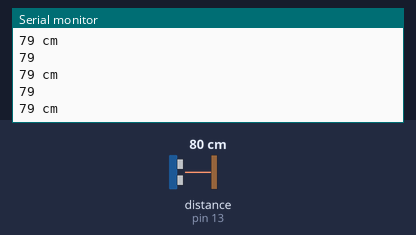
A sketch run on a simulated Arduino Uno, built with avr-gcc and run on an emulated ATmega328P. Shown: the last lines printed to the serial monitor. Wiring (inferred from the names in the program): ultrasonic range finder: trigger pin 12; echo pin 13. The test bench sets the inputs (shaded band); at power-on: distance to the obstacle (sensor on pin 13) 80 cm. The echo pulse lasts 58.3 µs per cm.

Above: at 1.3 s.
1.4 s: distance to the obstacle (sensor on pin 13) set to 2 cm
At 1.82 s:
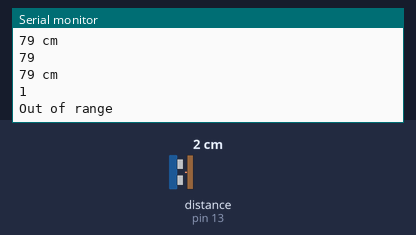
3.5 s: distance to the obstacle (sensor on pin 13) set to 4 cm
At 3.83 s:
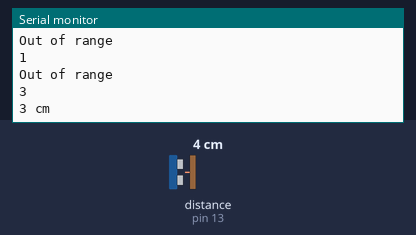
5.0 s: distance to the obstacle (sensor on pin 13) set to 120 cm
At 5.4 s:
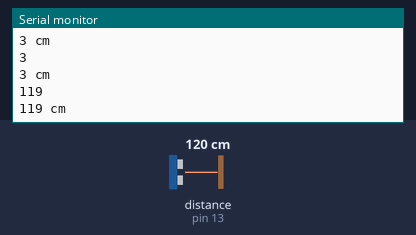
8.0 s: distance to the obstacle (sensor on pin 13) set to 2 cm
At 8.38 s:
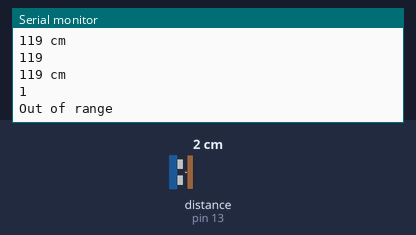
Timing chart, 0 to 11.0 s (numbered marks = the images above; inputs shaded):
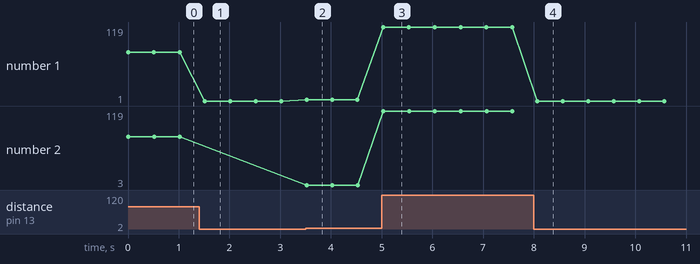

The sketch:

UltrasonicSensor.ino
```cpp
void setup() {
  Serial.begin (9600);
  initUltrasonic();

}

void loop() {

  looper();
  delay(500);
}
```

Everything.ino
```cpp
/*
HC-SR04 Ping distance sensor
VCC to Arduino 5V
GND to Arduino GND
Echo to Arduino pin 13
Trig to Arduino pin 12
More info at: http://goo.gl/kJ8Gl
Original code improvements to the Ping sketch sourced from Trollmaker.com
Some code and wiring inspired by http://en.wikiversity.org/wiki/User:Dstaub/robotcar
Modified by Tolson Winters (Aug 27, 2014) for simplified serial monitor reading.
*/

#define trigPin 12
#define echoPin 13

void initUltrasonic() {
  pinMode(trigPin, OUTPUT);
  pinMode(echoPin, INPUT);
}

void looper() {

   long duration, distance;
  digitalWrite(trigPin, LOW);
  delayMicroseconds(2);
  digitalWrite(trigPin, HIGH);
  delayMicroseconds(10);
  digitalWrite(trigPin, LOW);
  duration = pulseIn(echoPin, HIGH);
  distance = (duration/2) / 29.1;
  Serial.println(distance);
  if (distance >= 1000 || distance <= 2){
    Serial.println("Out of range");
  }
  else {
    Serial.print(distance);
    Serial.println(" cm");
  }
}
```

Measured:
- after the input at 1.4 s, the serial monitor: prints a new line after 0.12 s (image 1)
- after the input at 3.5 s, the serial monitor: prints a new line at once (image 2)
- after the input at 5.0 s, the serial monitor: prints a new line at once (image 3)
- after the input at 8.0 s, the serial monitor: prints a new line after 0.07 s (image 4)
- plotted number 1: 79 → 1 after the input at 1.4 s, 1 → 3 after the input at 3.5 s, 3 → 119 after the input at 5.0 s, 119 → 1 after the input at 8.0 s
- plotted number 2: 79 → 3 after the input at 3.5 s, 3 → 119 after the input at 5.0 s
